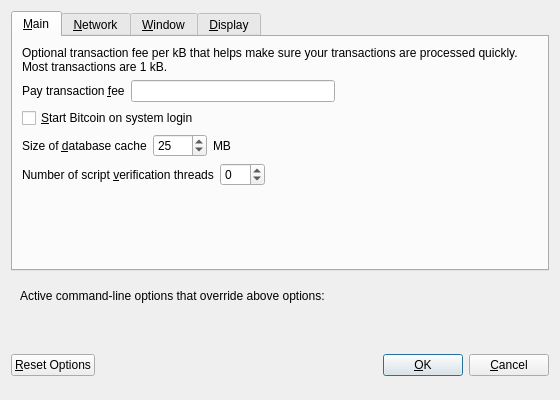
<?xml version="1.0" encoding="UTF-8"?>
<ui version="4.0">
 <class>OptionsDialog</class>
 <widget class="QDialog" name="OptionsDialog">
  <property name="geometry">
   <rect>
    <x>0</x>
    <y>0</y>
    <width>560</width>
    <height>400</height>
   </rect>
  </property>
  <property name="windowTitle">
   <string>Options</string>
  </property>
  <property name="modal">
   <bool>true</bool>
  </property>
  <layout class="QVBoxLayout" name="verticalLayout">
   <item>
    <widget class="QTabWidget" name="tabWidget">
     <property name="currentIndex">
      <number>0</number>
     </property>
     <widget class="QWidget" name="tabMain">
      <attribute name="title">
       <string>&amp;Main</string>
      </attribute>
      <layout class="QVBoxLayout" name="verticalLayout_Main">
       <item>
        <widget class="QLabel" name="transactionFeeInfoLabel">
         <property name="text">
          <string>Optional transaction fee per kB that helps make sure your transactions are processed quickly. Most transactions are 1 kB.</string>
         </property>
         <property name="textFormat">
          <enum>Qt::PlainText</enum>
         </property>
         <property name="wordWrap">
          <bool>true</bool>
         </property>
        </widget>
       </item>
       <item>
        <layout class="QHBoxLayout" name="horizontalLayout_1_Main">
         <item>
          <widget class="QLabel" name="transactionFeeLabel">
           <property name="text">
            <string>Pay transaction &amp;fee</string>
           </property>
           <property name="textFormat">
            <enum>Qt::PlainText</enum>
           </property>
           <property name="buddy">
            <cstring>transactionFee</cstring>
           </property>
          </widget>
         </item>
         <item>
          <widget class="BitcoinAmountField" name="transactionFee"/>
         </item>
         <item>
          <spacer name="horizontalSpacer_1_Main">
           <property name="orientation">
            <enum>Qt::Horizontal</enum>
           </property>
           <property name="sizeHint" stdset="0">
            <size>
             <width>40</width>
             <height>20</height>
            </size>
           </property>
          </spacer>
         </item>
        </layout>
       </item>
       <item>
        <widget class="QCheckBox" name="patacoinAtStartup">
         <property name="toolTip">
          <string>Automatically start Bitcoin after logging in to the system.</string>
         </property>
         <property name="text">
          <string>&amp;Start Bitcoin on system login</string>
         </property>
        </widget>
       </item>
       <item>
        <layout class="QHBoxLayout" name="horizontalLayout_2_Main">
         <item>
          <widget class="QLabel" name="databaseCacheLabel">
           <property name="text">
            <string>Size of &amp;database cache</string>
           </property>
           <property name="textFormat">
            <enum>Qt::PlainText</enum>
           </property>
           <property name="buddy">
            <cstring>databaseCache</cstring>
           </property>
          </widget>
         </item>
         <item>
          <widget class="QSpinBox" name="databaseCache">
           <property name="toolTip">
            <string>Set database cache size in megabytes (default: 25)</string>
           </property>
           <property name="maximum">
            <number>1024</number>
           </property>
           <property name="value">
            <number>25</number>
           </property>
          </widget>
         </item>
         <item>
          <widget class="QLabel" name="databaseCacheUnitLabel">
           <property name="text">
            <string>MB</string>
           </property>
           <property name="textFormat">
            <enum>Qt::PlainText</enum>
           </property>
          </widget>
         </item>
         <item>
          <spacer name="horizontalSpacer_2_Main">
           <property name="orientation">
            <enum>Qt::Horizontal</enum>
           </property>
           <property name="sizeHint" stdset="0">
            <size>
             <width>40</width>
             <height>20</height>
            </size>
           </property>
          </spacer>
         </item>
        </layout>
       </item>
       <item>
        <layout class="QHBoxLayout" name="horizontalLayout_3_Main">
         <item>
          <widget class="QLabel" name="threadsScriptVerifLabel">
           <property name="text">
            <string>Number of script &amp;verification threads</string>
           </property>
           <property name="textFormat">
            <enum>Qt::PlainText</enum>
           </property>
           <property name="buddy">
            <cstring>threadsScriptVerif</cstring>
           </property>
          </widget>
         </item>
         <item>
          <widget class="QSpinBox" name="threadsScriptVerif">
           <property name="toolTip">
            <string>Set the number of script verification threads (up to 16, 0 = auto, &lt;0 = leave that many cores free, default: 0)</string>
           </property>
           <property name="minimum">
            <number>-16</number>
           </property>
           <property name="maximum">
            <number>16</number>
           </property>
          </widget>
         </item>
         <item>
          <spacer name="horizontalSpacer_3_Main">
           <property name="orientation">
            <enum>Qt::Horizontal</enum>
           </property>
           <property name="sizeHint" stdset="0">
            <size>
             <width>40</width>
             <height>20</height>
            </size>
           </property>
          </spacer>
         </item>
        </layout>
       </item>
       <item>
        <spacer name="verticalSpacer_Main">
         <property name="orientation">
          <enum>Qt::Vertical</enum>
         </property>
         <property name="sizeHint" stdset="0">
          <size>
           <width>20</width>
           <height>40</height>
          </size>
         </property>
        </spacer>
       </item>
      </layout>
     </widget>
     <widget class="QWidget" name="tabNetwork">
      <attribute name="title">
       <string>&amp;Network</string>
      </attribute>
      <layout class="QVBoxLayout" name="verticalLayout_Network">
       <item>
        <widget class="QCheckBox" name="mapPortUpnp">
         <property name="toolTip">
          <string>Automatically open the Bitcoin client port on the router. This only works when your router supports UPnP and it is enabled.</string>
         </property>
         <property name="text">
          <string>Map port using &amp;UPnP</string>
         </property>
        </widget>
       </item>
       <item>
        <widget class="QCheckBox" name="connectSocks">
         <property name="toolTip">
          <string>Connect to the Bitcoin network through a SOCKS proxy.</string>
         </property>
         <property name="text">
          <string>&amp;Connect through SOCKS proxy (default proxy):</string>
         </property>
        </widget>
       </item>
       <item>
        <layout class="QHBoxLayout" name="horizontalLayout_1_Network">
         <item>
          <widget class="QLabel" name="proxyIpLabel">
           <property name="text">
            <string>Proxy &amp;IP:</string>
           </property>
           <property name="textFormat">
            <enum>Qt::PlainText</enum>
           </property>
           <property name="buddy">
            <cstring>proxyIp</cstring>
           </property>
          </widget>
         </item>
         <item>
          <widget class="QValidatedLineEdit" name="proxyIp">
           <property name="minimumSize">
            <size>
             <width>140</width>
             <height>0</height>
            </size>
           </property>
           <property name="maximumSize">
            <size>
             <width>140</width>
             <height>16777215</height>
            </size>
           </property>
           <property name="toolTip">
            <string>IP address of the proxy (e.g. IPv4: 127.0.0.1 / IPv6: ::1)</string>
           </property>
          </widget>
         </item>
         <item>
          <widget class="QLabel" name="proxyPortLabel">
           <property name="text">
            <string>&amp;Port:</string>
           </property>
           <property name="textFormat">
            <enum>Qt::PlainText</enum>
           </property>
           <property name="buddy">
            <cstring>proxyPort</cstring>
           </property>
          </widget>
         </item>
         <item>
          <widget class="QLineEdit" name="proxyPort">
           <property name="minimumSize">
            <size>
             <width>55</width>
             <height>0</height>
            </size>
           </property>
           <property name="maximumSize">
            <size>
             <width>55</width>
             <height>16777215</height>
            </size>
           </property>
           <property name="toolTip">
            <string>Port of the proxy (e.g. 9050)</string>
           </property>
          </widget>
         </item>
         <item>
          <widget class="QLabel" name="socksVersionLabel">
           <property name="text">
            <string>SOCKS &amp;Version:</string>
           </property>
           <property name="textFormat">
            <enum>Qt::PlainText</enum>
           </property>
           <property name="buddy">
            <cstring>socksVersion</cstring>
           </property>
          </widget>
         </item>
         <item>
          <widget class="QValueComboBox" name="socksVersion">
           <property name="toolTip">
            <string>SOCKS version of the proxy (e.g. 5)</string>
           </property>
          </widget>
         </item>
         <item>
          <spacer name="horizontalSpacer_1_Network">
           <property name="orientation">
            <enum>Qt::Horizontal</enum>
           </property>
           <property name="sizeHint" stdset="0">
            <size>
             <width>40</width>
             <height>20</height>
            </size>
           </property>
          </spacer>
         </item>
        </layout>
       </item>
       <item>
        <spacer name="verticalSpacer_Network">
         <property name="orientation">
          <enum>Qt::Vertical</enum>
         </property>
         <property name="sizeHint" stdset="0">
          <size>
           <width>20</width>
           <height>40</height>
          </size>
         </property>
        </spacer>
       </item>
      </layout>
     </widget>
     <widget class="QWidget" name="tabWindow">
      <attribute name="title">
       <string>&amp;Window</string>
      </attribute>
      <layout class="QVBoxLayout" name="verticalLayout_Window">
       <item>
        <widget class="QCheckBox" name="minimizeToTray">
         <property name="toolTip">
          <string>Show only a tray icon after minimizing the window.</string>
         </property>
         <property name="text">
          <string>&amp;Minimize to the tray instead of the taskbar</string>
         </property>
        </widget>
       </item>
       <item>
        <widget class="QCheckBox" name="minimizeOnClose">
         <property name="toolTip">
          <string>Minimize instead of exit the application when the window is closed. When this option is enabled, the application will be closed only after selecting Quit in the menu.</string>
         </property>
         <property name="text">
          <string>M&amp;inimize on close</string>
         </property>
        </widget>
       </item>
       <item>
        <spacer name="verticalSpacer_Window">
         <property name="orientation">
          <enum>Qt::Vertical</enum>
         </property>
         <property name="sizeHint" stdset="0">
          <size>
           <width>20</width>
           <height>40</height>
          </size>
         </property>
        </spacer>
       </item>
      </layout>
     </widget>
     <widget class="QWidget" name="tabDisplay">
      <attribute name="title">
       <string>&amp;Display</string>
      </attribute>
      <layout class="QVBoxLayout" name="verticalLayout_Display">
       <item>
        <layout class="QHBoxLayout" name="horizontalLayout_1_Display">
         <item>
          <widget class="QLabel" name="langLabel">
           <property name="text">
            <string>User Interface &amp;language:</string>
           </property>
           <property name="textFormat">
            <enum>Qt::PlainText</enum>
           </property>
           <property name="buddy">
            <cstring>lang</cstring>
           </property>
          </widget>
         </item>
         <item>
          <widget class="QValueComboBox" name="lang">
           <property name="toolTip">
            <string>The user interface language can be set here. This setting will take effect after restarting Bitcoin.</string>
           </property>
          </widget>
         </item>
        </layout>
       </item>
       <item>
        <layout class="QHBoxLayout" name="horizontalLayout_2_Display">
         <item>
          <widget class="QLabel" name="unitLabel">
           <property name="text">
            <string>&amp;Unit to show amounts in:</string>
           </property>
           <property name="textFormat">
            <enum>Qt::PlainText</enum>
           </property>
           <property name="buddy">
            <cstring>unit</cstring>
           </property>
          </widget>
         </item>
         <item>
          <widget class="QValueComboBox" name="unit">
           <property name="toolTip">
            <string>Choose the default subdivision unit to show in the interface and when sending coins.</string>
           </property>
          </widget>
         </item>
        </layout>
       </item>
       <item>
        <widget class="QCheckBox" name="displayAddresses">
         <property name="toolTip">
          <string>Whether to show Bitcoin addresses in the transaction list or not.</string>
         </property>
         <property name="text">
          <string>&amp;Display addresses in transaction list</string>
         </property>
        </widget>
       </item>
       <item>
        <widget class="QCheckBox" name="coinControlFeatures">
         <property name="toolTip">
          <string>Whether to show coin control features or not.</string>
         </property>
         <property name="text">
          <string>Display coin &amp;control features (experts only)</string>
         </property>
        </widget>
       </item>
       <item>
        <spacer name="verticalSpacer_Display">
         <property name="orientation">
          <enum>Qt::Vertical</enum>
         </property>
         <property name="sizeHint" stdset="0">
          <size>
           <width>20</width>
           <height>40</height>
          </size>
         </property>
        </spacer>
       </item>
      </layout>
     </widget>
    </widget>
   </item>
   <item>
    <widget class="QFrame" name="frame">
     <layout class="QVBoxLayout" name="verticalLayout_Bottom">
      <item>
       <layout class="QHBoxLayout" name="horizontalLayout_Bottom">
        <item>
         <widget class="QLabel" name="overriddenByCommandLineInfoLabel">
          <property name="text">
           <string>Active command-line options that override above options: </string>
          </property>
          <property name="textFormat">
           <enum>Qt::PlainText</enum>
          </property>
         </widget>
        </item>
        <item>
         <spacer name="horizontalSpacer_Bottom">
          <property name="orientation">
           <enum>Qt::Horizontal</enum>
          </property>
          <property name="sizeHint" stdset="0">
           <size>
            <width>40</width>
            <height>20</height>
           </size>
          </property>
         </spacer>
        </item>
       </layout>
      </item>
      <item>
       <widget class="QLabel" name="overriddenByCommandLineLabel">
        <property name="text">
         <string/>
        </property>
        <property name="textFormat">
         <enum>Qt::PlainText</enum>
        </property>
        <property name="wordWrap">
         <bool>true</bool>
        </property>
       </widget>
      </item>
     </layout>
    </widget>
   </item>
   <item>
    <layout class="QHBoxLayout" name="horizontalLayout_Buttons">
     <item>
      <widget class="QPushButton" name="resetButton">
       <property name="toolTip">
        <string>Reset all client options to default.</string>
       </property>
       <property name="text">
        <string>&amp;Reset Options</string>
       </property>
       <property name="autoDefault">
        <bool>false</bool>
       </property>
      </widget>
     </item>
     <item>
      <spacer name="horizontalSpacer_1">
       <property name="orientation">
        <enum>Qt::Horizontal</enum>
       </property>
       <property name="sizeHint" stdset="0">
        <size>
         <width>40</width>
         <height>48</height>
        </size>
       </property>
      </spacer>
     </item>
     <item>
      <widget class="QLabel" name="statusLabel">
       <property name="minimumSize">
        <size>
         <width>200</width>
         <height>0</height>
        </size>
       </property>
       <property name="font">
        <font>
         <weight>75</weight>
         <bold>true</bold>
        </font>
       </property>
       <property name="text">
        <string/>
       </property>
       <property name="textFormat">
        <enum>Qt::PlainText</enum>
       </property>
       <property name="wordWrap">
        <bool>true</bool>
       </property>
      </widget>
     </item>
     <item>
      <spacer name="horizontalSpacer_2">
       <property name="orientation">
        <enum>Qt::Horizontal</enum>
       </property>
       <property name="sizeHint" stdset="0">
        <size>
         <width>40</width>
         <height>48</height>
        </size>
       </property>
      </spacer>
     </item>
     <item>
      <widget class="QPushButton" name="okButton">
       <property name="text">
        <string>&amp;OK</string>
       </property>
      </widget>
     </item>
     <item>
      <widget class="QPushButton" name="cancelButton">
       <property name="text">
        <string>&amp;Cancel</string>
       </property>
       <property name="autoDefault">
        <bool>false</bool>
       </property>
      </widget>
     </item>
    </layout>
   </item>
  </layout>
 </widget>
 <customwidgets>
  <customwidget>
   <class>BitcoinAmountField</class>
   <extends>QLineEdit</extends>
   <header>patacoinamountfield.h</header>
   <container>1</container>
  </customwidget>
  <customwidget>
   <class>QValidatedLineEdit</class>
   <extends>QLineEdit</extends>
   <header>qvalidatedlineedit.h</header>
  </customwidget>
  <customwidget>
   <class>QValueComboBox</class>
   <extends>QComboBox</extends>
   <header>qvaluecombobox.h</header>
  </customwidget>
 </customwidgets>
 <resources/>
 <connections/>
</ui>
